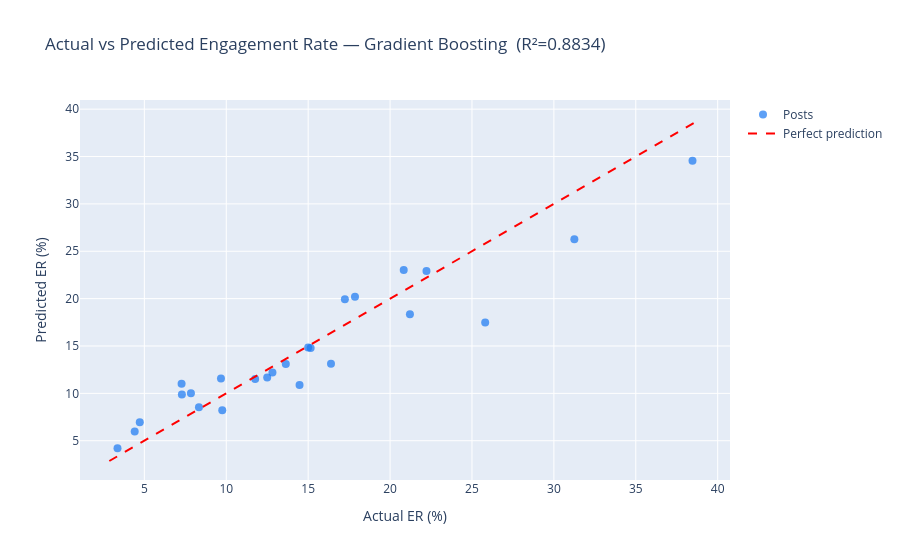

The code cell stored with this chart in its notebook:
### Markdown cell above
## 7. Actual vs Predicted — Best Model

### Code cell
best_pipe  = pipelines[best_model]
y_pred_best = best_pipe.predict(X_test)

fig = go.Figure()

fig.add_trace(go.Scatter(
    x=y_test.values, y=y_pred_best,
    mode="markers",
    marker=dict(color=BRAND_BLUE, size=8, opacity=0.7),
    name="Posts"
))

lims = [min(y_test.min(), y_pred_best.min()) - 0.5,
        max(y_test.max(), y_pred_best.max()) + 0.5]

fig.add_trace(go.Scatter(
    x=lims, y=lims,
    mode="lines",
    line=dict(color="red", dash="dash", width=2),
    name="Perfect prediction"
))

fig.update_layout(
    title=f"Actual vs Predicted Engagement Rate — {best_model}  (R²={results[best_model]['R2']})",
    xaxis_title="Actual ER (%)",
    yaxis_title="Predicted ER (%)",
)
fig.show()

# Residuals
residuals = y_test.values - y_pred_best
print(f"Residuals — Mean : {residuals.mean():.4f}  |  Std : {residuals.std():.4f}")
print(f"Max overestimate : +{residuals.min()*-1:.2f}%")
print(f"Max underestimate: +{residuals.max():.2f}%")

### Figure 1 — Plotly figure (JSON) as saved in the notebook; plotly's stock layout.template omitted (floating-point values rounded to 4 significant figures)
{"data": [{"marker": {"color": "#1877F2", "opacity": 0.7, "size": 8}, "mode": "markers", "name": "Posts", "type": "scatter", "x": [31.25, 11.76, 4.721, 9.677, 22.22, 8.333, 15.0, 3.361, 14.47, 12.5, 4.412, 9.756, 20.83, 25.81, 13.64, 17.24, 12.82, 7.292, 7.273, 21.21, 7.843, 15.15, 17.86, 38.46, 16.39], "y": [26.26, 11.51, 6.94, 11.56, 22.9, 8.53, 14.84, 4.198, 10.89, 11.68, 5.984, 8.214, 23.03, 17.49, 13.1, 19.94, 12.2, 9.886, 11.02, 18.35, 10.01, 14.78, 20.2, 34.55, 13.13]}, {"line": {"color": "red", "dash": "dash", "width": 2}, "mode": "lines", "name": "Perfect prediction", "type": "scatter", "x": [2.861, 38.96], "y": [2.861, 38.96]}], "layout": {"title": {"text": "Actual vs Predicted Engagement Rate — Gradient Boosting  (R²=0.8834)"}, "xaxis": {"title": {"text": "Actual ER (%)"}}, "yaxis": {"title": {"text": "Predicted ER (%)"}}}}
